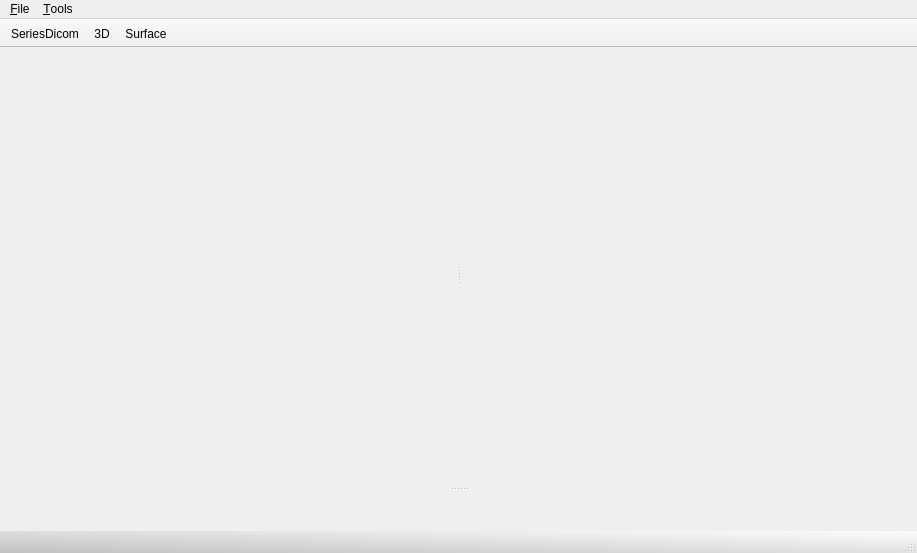
<?xml version="1.0" encoding="UTF-8"?>
<ui version="4.0">
 <class>TomoRegistrationClass</class>
 <widget class="QMainWindow" name="TomoRegistrationClass">
  <property name="geometry">
   <rect>
    <x>0</x>
    <y>0</y>
    <width>917</width>
    <height>553</height>
   </rect>
  </property>
  <property name="minimumSize">
   <size>
    <width>917</width>
    <height>553</height>
   </size>
  </property>
  <property name="acceptDrops">
   <bool>true</bool>
  </property>
  <property name="windowTitle">
   <string>TomoRegistration by Massinissa Bandou</string>
  </property>
  <property name="windowIcon">
   <iconset resource="imageregistration.qrc">
    <normaloff>:/Icon/icon/Mouse.png</normaloff>:/Icon/icon/Mouse.png</iconset>
  </property>
  <property name="styleSheet">
   <string notr="true">#statusBar
{
	background-color: qlineargradient(spread:pad, x1:0, y1:1, x2:1, y2:0.114, stop:0 rgba(171, 171, 171, 173), stop:1 rgba(255, 255, 255, 173));
}</string>
  </property>
  <widget class="QWidget" name="centralWidget">
   <layout class="QGridLayout" name="gridLayout">
    <item row="0" column="0">
     <widget class="QSplitter" name="splitter_2">
      <property name="sizePolicy">
       <sizepolicy hsizetype="Preferred" vsizetype="Preferred">
        <horstretch>0</horstretch>
        <verstretch>0</verstretch>
       </sizepolicy>
      </property>
      <property name="lineWidth">
       <number>1</number>
      </property>
      <property name="midLineWidth">
       <number>0</number>
      </property>
      <property name="orientation">
       <enum>Qt::Vertical</enum>
      </property>
      <property name="opaqueResize">
       <bool>false</bool>
      </property>
      <property name="handleWidth">
       <number>2</number>
      </property>
      <property name="childrenCollapsible">
       <bool>false</bool>
      </property>
      <widget class="QSplitter" name="splitter">
       <property name="sizePolicy">
        <sizepolicy hsizetype="Expanding" vsizetype="Preferred">
         <horstretch>0</horstretch>
         <verstretch>1</verstretch>
        </sizepolicy>
       </property>
       <property name="orientation">
        <enum>Qt::Horizontal</enum>
       </property>
       <property name="opaqueResize">
        <bool>false</bool>
       </property>
       <property name="handleWidth">
        <number>2</number>
       </property>
       <property name="childrenCollapsible">
        <bool>false</bool>
       </property>
       <widget class="QVTKWidget" name="qvtkWidget1">
        <property name="sizePolicy">
         <sizepolicy hsizetype="Expanding" vsizetype="Expanding">
          <horstretch>0</horstretch>
          <verstretch>0</verstretch>
         </sizepolicy>
        </property>
       </widget>
       <widget class="QVTKWidget" name="qvtkWidget2">
        <property name="sizePolicy">
         <sizepolicy hsizetype="Expanding" vsizetype="Expanding">
          <horstretch>0</horstretch>
          <verstretch>0</verstretch>
         </sizepolicy>
        </property>
       </widget>
      </widget>
      <widget class="QVTKWidget" name="qvtkWidget3">
       <property name="sizePolicy">
        <sizepolicy hsizetype="Expanding" vsizetype="Expanding">
         <horstretch>0</horstretch>
         <verstretch>0</verstretch>
        </sizepolicy>
       </property>
       <property name="minimumSize">
        <size>
         <width>0</width>
         <height>0</height>
        </size>
       </property>
      </widget>
     </widget>
    </item>
   </layout>
  </widget>
  <widget class="QMenuBar" name="menuBar">
   <property name="geometry">
    <rect>
     <x>0</x>
     <y>0</y>
     <width>917</width>
     <height>21</height>
    </rect>
   </property>
   <widget class="QMenu" name="menuFile">
    <property name="cursor">
     <cursorShape>PointingHandCursor</cursorShape>
    </property>
    <property name="title">
     <string>&amp;File</string>
    </property>
    <widget class="QMenu" name="menuOpen">
     <property name="cursor">
      <cursorShape>PointingHandCursor</cursorShape>
     </property>
     <property name="title">
      <string>Open</string>
     </property>
     <property name="icon">
      <iconset resource="imageregistration.qrc">
       <normaloff>:/Icon/icon/folder2.png</normaloff>:/Icon/icon/folder2.png</iconset>
     </property>
     <addaction name="actionSource"/>
     <addaction name="actionTarget"/>
    </widget>
    <addaction name="menuOpen"/>
    <addaction name="actionSave_As"/>
    <addaction name="separator"/>
    <addaction name="actionExit"/>
   </widget>
   <widget class="QMenu" name="menuTools">
    <property name="cursor">
     <cursorShape>PointingHandCursor</cursorShape>
    </property>
    <property name="title">
     <string>&amp;Tools</string>
    </property>
    <addaction name="actionData_Processing"/>
    <addaction name="separator"/>
    <addaction name="actionSettings"/>
   </widget>
   <addaction name="menuFile"/>
   <addaction name="menuTools"/>
  </widget>
  <widget class="QToolBar" name="DicomSeriesToolBar">
   <property name="windowTitle">
    <string>registration toolbar</string>
   </property>
   <property name="movable">
    <bool>false</bool>
   </property>
   <property name="iconSize">
    <size>
     <width>30</width>
     <height>20</height>
    </size>
   </property>
   <attribute name="toolBarArea">
    <enum>TopToolBarArea</enum>
   </attribute>
   <attribute name="toolBarBreak">
    <bool>false</bool>
   </attribute>
   <addaction name="actionSeriesDicom"/>
   <addaction name="action3D"/>
   <addaction name="actionSurface"/>
  </widget>
  <widget class="QToolBar" name="toolBar">
   <property name="windowTitle">
    <string>dicom toolBar</string>
   </property>
   <property name="layoutDirection">
    <enum>Qt::LeftToRight</enum>
   </property>
   <property name="movable">
    <bool>false</bool>
   </property>
   <property name="iconSize">
    <size>
     <width>50</width>
     <height>20</height>
    </size>
   </property>
   <property name="toolButtonStyle">
    <enum>Qt::ToolButtonIconOnly</enum>
   </property>
   <property name="floatable">
    <bool>true</bool>
   </property>
   <attribute name="toolBarArea">
    <enum>TopToolBarArea</enum>
   </attribute>
   <attribute name="toolBarBreak">
    <bool>false</bool>
   </attribute>
  </widget>
  <widget class="QStatusBar" name="statusBar">
   <property name="sizeGripEnabled">
    <bool>true</bool>
   </property>
  </widget>
  <action name="actionSave_As">
   <property name="icon">
    <iconset resource="imageregistration.qrc">
     <normaloff>:/Icon/icon/save.png</normaloff>:/Icon/icon/save.png</iconset>
   </property>
   <property name="text">
    <string>Save As...</string>
   </property>
  </action>
  <action name="action">
   <property name="text">
    <string/>
   </property>
  </action>
  <action name="action_2">
   <property name="text">
    <string/>
   </property>
  </action>
  <action name="actionExit">
   <property name="icon">
    <iconset resource="imageregistration.qrc">
     <normaloff>:/Icon/icon/logout.png</normaloff>:/Icon/icon/logout.png</iconset>
   </property>
   <property name="text">
    <string>&amp;Exit</string>
   </property>
  </action>
  <action name="actionSource">
   <property name="icon">
    <iconset resource="imageregistration.qrc">
     <normaloff>:/Icon/icon/S.png</normaloff>:/Icon/icon/S.png</iconset>
   </property>
   <property name="text">
    <string>&amp;Source</string>
   </property>
  </action>
  <action name="actionTarget">
   <property name="icon">
    <iconset resource="imageregistration.qrc">
     <normaloff>:/Icon/icon/T.png</normaloff>:/Icon/icon/T.png</iconset>
   </property>
   <property name="text">
    <string>&amp;Target</string>
   </property>
  </action>
  <action name="actionProfile_Profile">
   <property name="checkable">
    <bool>true</bool>
   </property>
   <property name="checked">
    <bool>true</bool>
   </property>
   <property name="text">
    <string>Profile / Profile</string>
   </property>
  </action>
  <action name="actionProfile_PET">
   <property name="checkable">
    <bool>true</bool>
   </property>
   <property name="text">
    <string>Profile / PET</string>
   </property>
  </action>
  <action name="actionFiducialMarkers">
   <property name="checkable">
    <bool>true</bool>
   </property>
   <property name="text">
    <string>Fiducial Markers</string>
   </property>
  </action>
  <action name="actionData_Processing">
   <property name="icon">
    <iconset resource="imageregistration.qrc">
     <normaloff>:/Icon/icon/processing_logo.png</normaloff>:/Icon/icon/processing_logo.png</iconset>
   </property>
   <property name="text">
    <string>Data Process...</string>
   </property>
  </action>
  <action name="actionSettings">
   <property name="icon">
    <iconset resource="imageregistration.qrc">
     <normaloff>:/Icon/icon/Settings-icon.png</normaloff>:/Icon/icon/Settings-icon.png</iconset>
   </property>
   <property name="text">
    <string>Settings...</string>
   </property>
  </action>
  <action name="action_VTK">
   <property name="icon">
    <iconset resource="imageregistration.qrc">
     <normaloff>:/Icon/icon/VTK.png</normaloff>:/Icon/icon/VTK.png</iconset>
   </property>
   <property name="text">
    <string>    VTK</string>
   </property>
  </action>
  <action name="action_ITK">
   <property name="icon">
    <iconset resource="imageregistration.qrc">
     <normaloff>:/Icon/icon/ITK-PNG.png</normaloff>:/Icon/icon/ITK-PNG.png</iconset>
   </property>
   <property name="text">
    <string>     ITK</string>
   </property>
  </action>
  <action name="action3D">
   <property name="icon">
    <iconset resource="imageregistration.qrc">
     <normaloff>:/Icon/icon/3D Icon.png</normaloff>:/Icon/icon/3D Icon.png</iconset>
   </property>
   <property name="text">
    <string>3D</string>
   </property>
  </action>
  <action name="actionSurface">
   <property name="icon">
    <iconset resource="imageregistration.qrc">
     <normaloff>:/Icon/icon/250px-Marching_tetrahedrons.png</normaloff>:/Icon/icon/250px-Marching_tetrahedrons.png</iconset>
   </property>
   <property name="text">
    <string>Surface</string>
   </property>
  </action>
  <action name="actionApply">
   <property name="icon">
    <iconset resource="imageregistration.qrc">
     <normaloff>:/Icon/icon/play.png</normaloff>:/Icon/icon/play.png</iconset>
   </property>
   <property name="text">
    <string>Apply</string>
   </property>
  </action>
  <action name="actionReset">
   <property name="icon">
    <iconset resource="imageregistration.qrc">
     <normaloff>:/Icon/icon/Reset.png</normaloff>:/Icon/icon/Reset.png</iconset>
   </property>
   <property name="text">
    <string>Reset</string>
   </property>
  </action>
  <action name="actionMm">
   <property name="checkable">
    <bool>true</bool>
   </property>
   <property name="checked">
    <bool>false</bool>
   </property>
   <property name="text">
    <string>inch to mm</string>
   </property>
  </action>
  <action name="actionInch">
   <property name="checkable">
    <bool>true</bool>
   </property>
   <property name="text">
    <string>inch</string>
   </property>
  </action>
  <action name="actionScreenShot">
   <property name="icon">
    <iconset resource="imageregistration.qrc">
     <normaloff>:/Icon/icon/Screenshot.png</normaloff>:/Icon/icon/Screenshot.png</iconset>
   </property>
   <property name="text">
    <string>ScreenShot</string>
   </property>
  </action>
  <action name="actionSeriesDicom">
   <property name="icon">
    <iconset resource="imageregistration.qrc">
     <normaloff>:/Icon/icon/ImageDocument.png</normaloff>:/Icon/icon/ImageDocument.png</iconset>
   </property>
   <property name="text">
    <string>SeriesDicom</string>
   </property>
  </action>
 </widget>
 <layoutdefault spacing="6" margin="11"/>
 <customwidgets>
  <customwidget>
   <class>QVTKWidget</class>
   <extends>QWidget</extends>
   <header>QVTKWidget.h</header>
  </customwidget>
 </customwidgets>
 <resources>
  <include location="imageregistration.qrc"/>
 </resources>
 <connections>
  <connection>
   <sender>action3D</sender>
   <signal>triggered()</signal>
   <receiver>TomoRegistrationClass</receiver>
   <slot>Get3D()</slot>
   <hints>
    <hint type="sourcelabel">
     <x>-1</x>
     <y>-1</y>
    </hint>
    <hint type="destinationlabel">
     <x>458</x>
     <y>276</y>
    </hint>
   </hints>
  </connection>
  <connection>
   <sender>actionApply</sender>
   <signal>triggered()</signal>
   <receiver>TomoRegistrationClass</receiver>
   <slot>ApplyRegistration()</slot>
   <hints>
    <hint type="sourcelabel">
     <x>-1</x>
     <y>-1</y>
    </hint>
    <hint type="destinationlabel">
     <x>458</x>
     <y>276</y>
    </hint>
   </hints>
  </connection>
  <connection>
   <sender>actionReset</sender>
   <signal>triggered()</signal>
   <receiver>TomoRegistrationClass</receiver>
   <slot>Reset()</slot>
   <hints>
    <hint type="sourcelabel">
     <x>-1</x>
     <y>-1</y>
    </hint>
    <hint type="destinationlabel">
     <x>458</x>
     <y>276</y>
    </hint>
   </hints>
  </connection>
  <connection>
   <sender>actionSave_As</sender>
   <signal>triggered()</signal>
   <receiver>TomoRegistrationClass</receiver>
   <slot>Save()</slot>
   <hints>
    <hint type="sourcelabel">
     <x>-1</x>
     <y>-1</y>
    </hint>
    <hint type="destinationlabel">
     <x>458</x>
     <y>276</y>
    </hint>
   </hints>
  </connection>
  <connection>
   <sender>actionData_Processing</sender>
   <signal>triggered()</signal>
   <receiver>TomoRegistrationClass</receiver>
   <slot>OpenDataProcess()</slot>
   <hints>
    <hint type="sourcelabel">
     <x>-1</x>
     <y>-1</y>
    </hint>
    <hint type="destinationlabel">
     <x>458</x>
     <y>276</y>
    </hint>
   </hints>
  </connection>
  <connection>
   <sender>actionSettings</sender>
   <signal>triggered()</signal>
   <receiver>TomoRegistrationClass</receiver>
   <slot>OpenSettings()</slot>
   <hints>
    <hint type="sourcelabel">
     <x>-1</x>
     <y>-1</y>
    </hint>
    <hint type="destinationlabel">
     <x>458</x>
     <y>276</y>
    </hint>
   </hints>
  </connection>
  <connection>
   <sender>actionSource</sender>
   <signal>triggered()</signal>
   <receiver>TomoRegistrationClass</receiver>
   <slot>OpenSource()</slot>
   <hints>
    <hint type="sourcelabel">
     <x>-1</x>
     <y>-1</y>
    </hint>
    <hint type="destinationlabel">
     <x>458</x>
     <y>276</y>
    </hint>
   </hints>
  </connection>
  <connection>
   <sender>actionTarget</sender>
   <signal>triggered()</signal>
   <receiver>TomoRegistrationClass</receiver>
   <slot>OpenTarget()</slot>
   <hints>
    <hint type="sourcelabel">
     <x>-1</x>
     <y>-1</y>
    </hint>
    <hint type="destinationlabel">
     <x>458</x>
     <y>276</y>
    </hint>
   </hints>
  </connection>
  <connection>
   <sender>actionSurface</sender>
   <signal>triggered()</signal>
   <receiver>TomoRegistrationClass</receiver>
   <slot>GetSurface()</slot>
   <hints>
    <hint type="sourcelabel">
     <x>-1</x>
     <y>-1</y>
    </hint>
    <hint type="destinationlabel">
     <x>458</x>
     <y>276</y>
    </hint>
   </hints>
  </connection>
  <connection>
   <sender>actionSeriesDicom</sender>
   <signal>triggered()</signal>
   <receiver>TomoRegistrationClass</receiver>
   <slot>DisplayDicomSeries()</slot>
   <hints>
    <hint type="sourcelabel">
     <x>-1</x>
     <y>-1</y>
    </hint>
    <hint type="destinationlabel">
     <x>458</x>
     <y>276</y>
    </hint>
   </hints>
  </connection>
  <connection>
   <sender>actionExit</sender>
   <signal>triggered()</signal>
   <receiver>TomoRegistrationClass</receiver>
   <slot>exit()</slot>
   <hints>
    <hint type="sourcelabel">
     <x>-1</x>
     <y>-1</y>
    </hint>
    <hint type="destinationlabel">
     <x>458</x>
     <y>276</y>
    </hint>
   </hints>
  </connection>
 </connections>
 <slots>
  <slot>OpenSource()</slot>
  <slot>OpenTarget()</slot>
  <slot>ApplyRegistration()</slot>
  <slot>Save()</slot>
  <slot>Reset()</slot>
  <slot>Get3D()</slot>
  <slot>GetSurface()</slot>
  <slot>OpenSettings()</slot>
  <slot>OpenDataProcess()</slot>
  <slot>exit()</slot>
  <slot>DisplayDicomSeries()</slot>
 </slots>
</ui>
